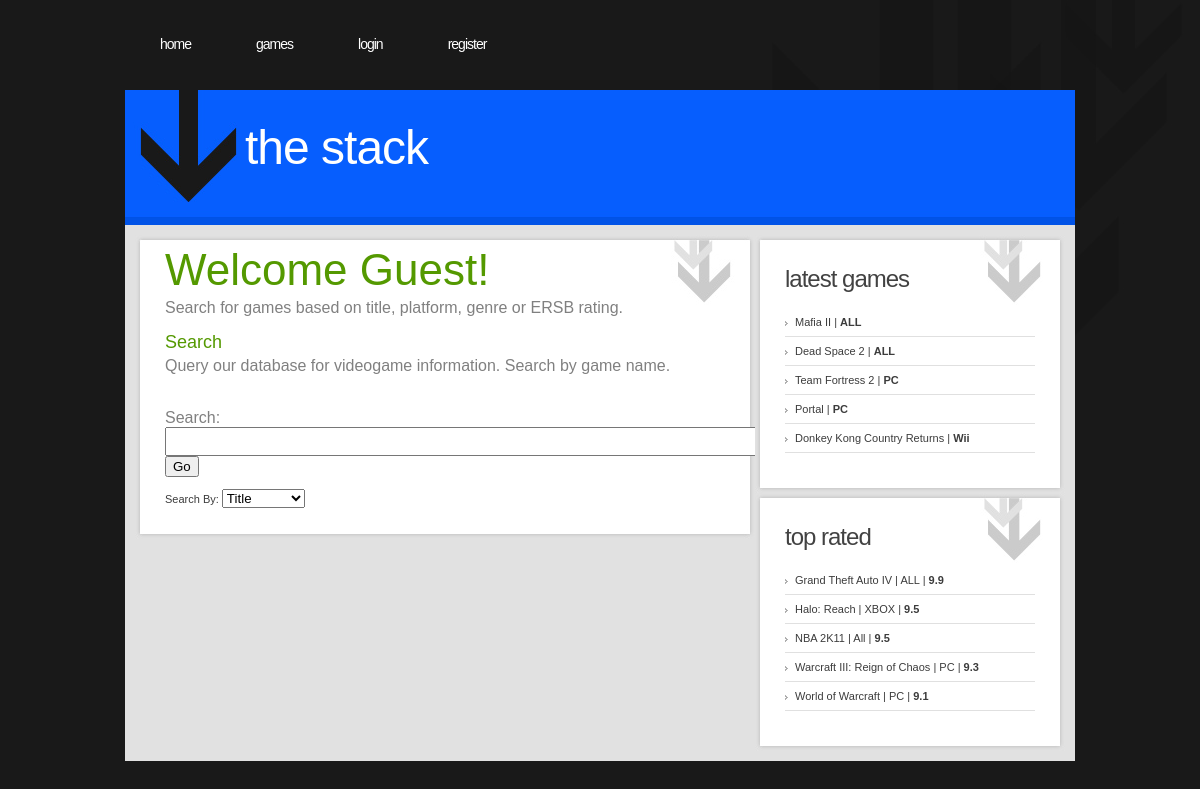
/home.php, run on an earlier commit of the app's database.
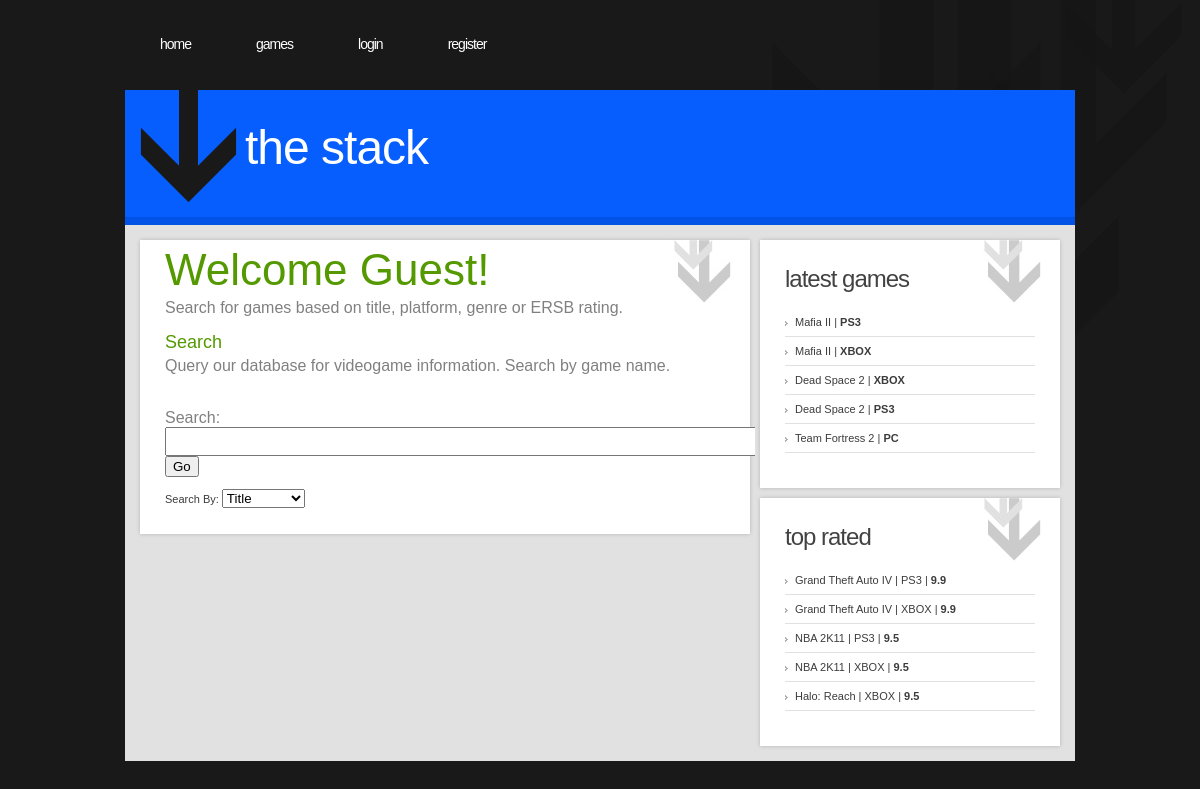
And on a later commit of the database.
### tables this page shows
CREATE TABLE IF NOT EXISTS `videogames` (
  `game_id` int(11) NOT NULL AUTO_INCREMENT,
  `name` varchar(40) DEFAULT NULL,
  `platform` varchar(5) DEFAULT NULL,
  `genre` varchar(15) DEFAULT NULL,
  `developer` varchar(20) DEFAULT NULL,
  `rating` varchar(2) DEFAULT NULL,
  `single_player` tinyint(1) DEFAULT NULL,
  `multi_player` tinyint(1) DEFAULT NULL,
  `ign_score` decimal(2,1) DEFAULT NULL,
  `user_rating` decimal(2,1) DEFAULT NULL,
  PRIMARY KEY (`game_id`)
);

### home.php (the view, shortened to what this page needs)
<html>
<body>
<?php
	include('header.php');
	include('db_connect.php');
?>
<div id="page">
	<div id="page-bgtop">
		<div id="page-bgbtm">
			<div id="content">
				<div class="post">
					<div class="post-bgtop">
						<div class="post-bgbtm">
							<div class="entry">
<?php
if($_SESSION['username'] != NULL){
$name = $_SESSION['username'];
echo "<h1>Welcome $name!</h1>";
}else{
echo "<h1>Welcome Guest!</h1>";
}
echo "<p><font size=3 color=grey>Search for games based on title, platform, genre or ERSB rating.</font></p>";
?>
							<h2 align=left>Search</h2>
							<form method="post" action="search.php">
							<p><font color=grey size=3>Query our database for videogame information. Search by game name.</p>
							<br>
							Search:<br></font><input style="font-size:default"  type="text" name="search" id="search" size=78%/>
							<input type="submit" value="Go" name="submit" /><br><br>
							Search By:</font>
							<select name="type">
							<option value="name">Title</option>
							</SELECT>
							<br>
							</form>
							</div>
						</div>
					</div>
				</div>
			</div>
			<div id="sidebar">
				<ul>
					<li>
						<h2>LATEST GAMES</h2>
						<ul>
						<?php
						$query = "SELECT name, platform FROM videogames ORDER BY game_id DESC LIMIT 5";
						$result = mysqli_query($db, $query)
									or die("Error Querying Database");
						while($row = mysqli_fetch_array($result)){
							echo "<li>";
							echo $row['name'];
							echo "    |    <b>";
							echo $row['platform'];
							echo "</b></li>";
						}
						?>
						</ul>
					</li>
					<li>
						<h2>TOP RATED</h2>
						<ul>
						<?php
						$query2 = "SELECT name, platform, ign_score FROM videogames ORDER BY ign_score DESC LIMIT 5";
						$result2 = mysqli_query($db, $query2)
									or die("Error Querying Database");
						while($row = mysqli_fetch_array($result2)){
							echo "<li>";
							echo $row['name'];
							echo "    |    ";
							echo $row['platform'];
							echo "    |    <b>";
							echo $row['ign_score'];
							echo "</b></li>";
						}
						?>
						</ul>
					</li>
				</ul>
			</div>
		</div>
	</div>
</div>
</body>
</html>

What changed in the data, as far as the page shows it:
no longer on this page (row edited): videogames: name "Mafia II", platform "ALL", shown under "latest games"
no longer on this page (row edited): videogames: name "Dead Space 2", platform "ALL", shown under "latest games"
no longer on this page (row edited): videogames: name "Portal", platform "PC", shown under "latest games"
no longer on this page (row edited): videogames: name "Donkey Kong Country Returns", platform "Wii", shown under "latest games"
removed videogames: name "Grand Theft Auto IV", platform "ALL", ign_score "9.9", shown under "top rated"
no longer on this page (row edited): videogames: name "NBA 2K11", platform "All", ign_score "9.5", shown under "top rated"
no longer on this page (row unchanged): videogames: name "Warcraft III: Reign of Chaos", platform "PC", ign_score "9.3", shown under "top rated"
no longer on this page (row unchanged): videogames: name "World of Warcraft", platform "PC", ign_score "9.1", shown under "top rated"
added videogames: name "Mafia II", platform "PS3", shown under "latest games"
added videogames: name "Mafia II", platform "XBOX", shown under "latest games"
added videogames: name "Dead Space 2", platform "XBOX", shown under "latest games"
added videogames: name "Dead Space 2", platform "PS3", shown under "latest games"
now on this page (row edited): videogames: name "Grand Theft Auto IV", platform "PS3", ign_score "9.9", shown under "top rated"
now on this page (row edited): videogames: name "Grand Theft Auto IV", platform "XBOX", ign_score "9.9", shown under "top rated"
added videogames: name "NBA 2K11", platform "PS3", ign_score "9.5", shown under "top rated"
added videogames: name "NBA 2K11", platform "XBOX", ign_score "9.5", shown under "top rated"
